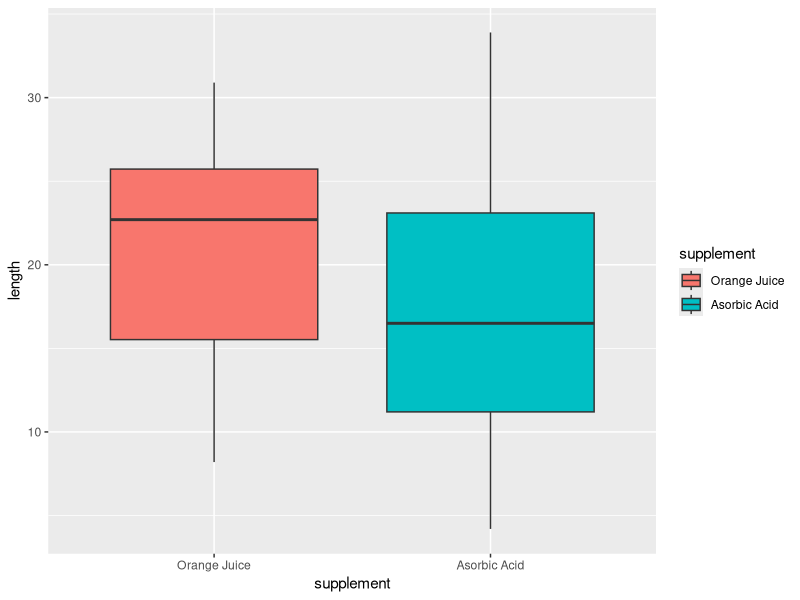
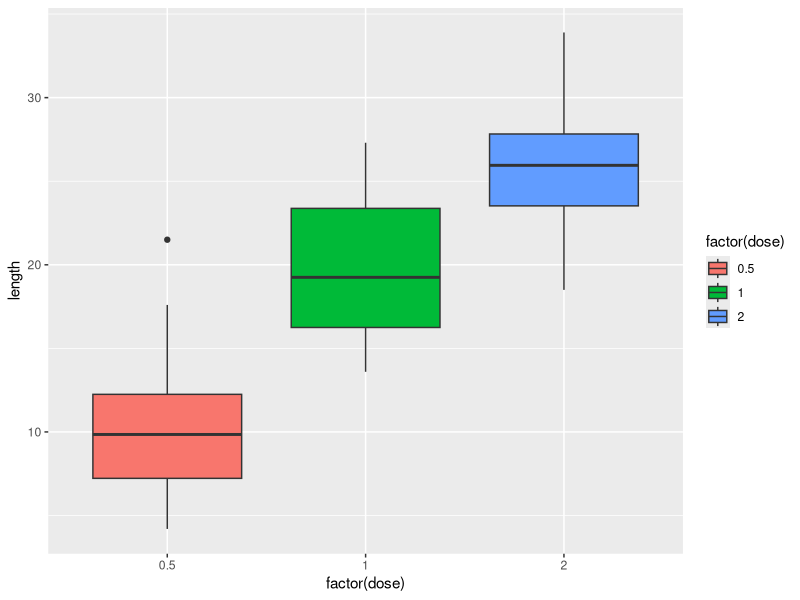
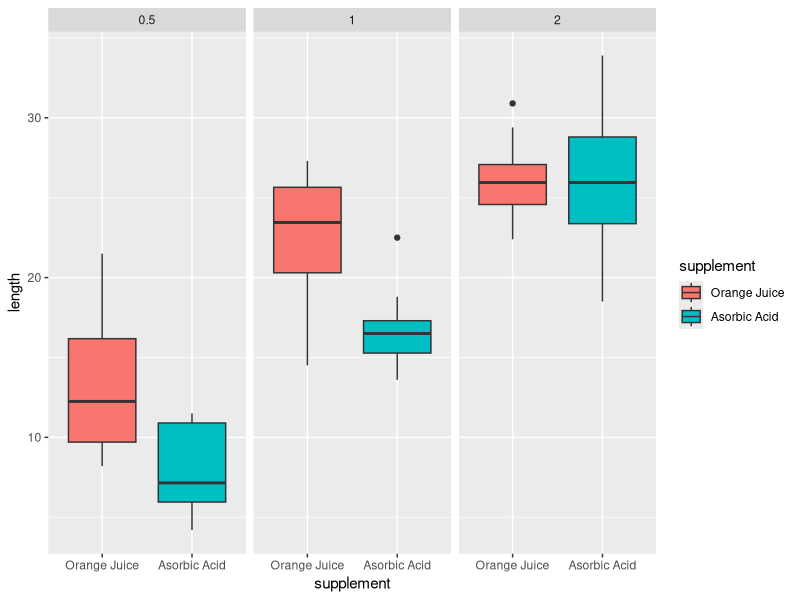

The R source for these figures, in order:
## ---- chunk 1
data(ToothGrowth)
str(ToothGrowth)
## ---- chunk 2
summary(ToothGrowth)
unique(ToothGrowth$dose)
## ---- chunk 3
library(plyr)
ToothGrowth$supplement<-revalue(ToothGrowth$supp, c("VC"="Asorbic Acid", "OJ"="Orange Juice"))
ToothGrowth$length<-ToothGrowth$len
## ---- chunk 4
library(ggplot2)
ggplot(aes(x = supplement, y = length), data = ToothGrowth) + 
    geom_boxplot(aes(fill = supplement))
## ---- chunk 5
library(ggplot2)
ggplot(aes(x = factor(dose), y = length), data = ToothGrowth) + 
    geom_boxplot(aes(fill = factor(dose)))
## ---- chunk 6
library(ggplot2)
ggplot(aes(x = supplement, y = length), data = ToothGrowth) +
    geom_boxplot(aes(fill = supplement)) + facet_wrap(~ dose)
## ---- chunk 7
OJ<-subset(ToothGrowth,supp=="OJ")
VC<-subset(ToothGrowth,supp=="VC")

## ---- chunk 8
OJP5=subset(OJ,dose==0.5)
VCP5=subset(VC,dose==0.5)

tresult<-t.test(OJP5$length,VCP5$length,paired = F, var.equal = F)
tresult
## ---- chunk 9
OJ1=subset(OJ,dose==1.0)
VC1=subset(VC,dose==1.0)

tresult<-t.test(OJ1$length,VC1$length,paired = F, var.equal = F)
tresult
## ---- chunk 10
OJ2=subset(OJ,dose==2.0)
VC2=subset(VC,dose==2.0)

tresult<-t.test(OJ2$length,VC2$length,paired = F, var.equal = F)
tresult
## ---- chunk 11
TGP5=subset(ToothGrowth,dose==0.5)
TG1=subset(ToothGrowth,dose==1.0)

tresult<-t.test(TGP5$length,TG1$length,paired = F, var.equal = F)
tresult
## ---- chunk 12
TG1=subset(ToothGrowth,dose==1.0)
TG2=subset(ToothGrowth,dose==2.0)

tresult<-t.test(TG1$length,TG2$length,paired = F, var.equal = F)
tresult
